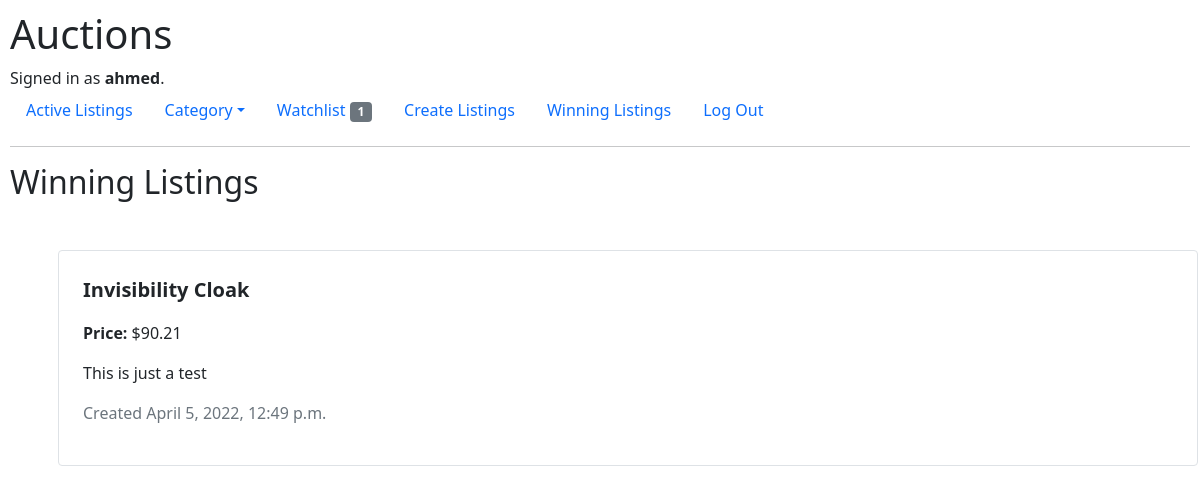
The app's page /winning_listings/ (signed in), older data.
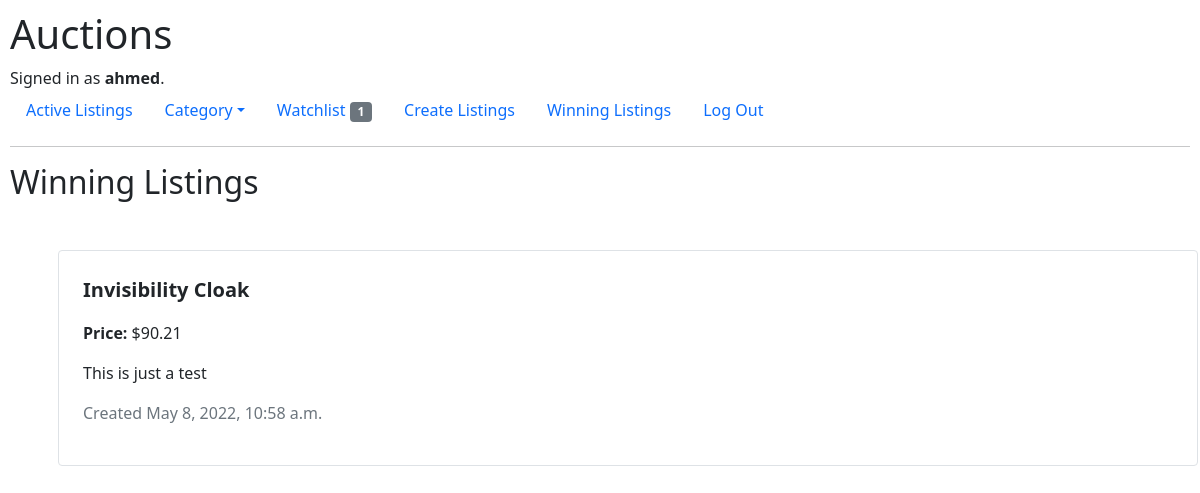
The same page, newer data.
### auctions/models.py (models this page shows, shortened)
class ListingBids(models.Model):
    class ListingStatus(models.TextChoices):
        WON = 'Won'
        LOST = 'Lost'
        ACTIVE = 'Active'
    class ErrorMessages:
        BID_PRICE_ERROR = 'Starting bid should be greater than the final bid'
    user = models.ForeignKey(User, on_delete=models.CASCADE)
    listing = models.ForeignKey(AuctionListings, on_delete=models.CASCADE, related_name='auction_listings')
    bid_price = models.FloatField()
    listing_status = models.CharField(max_length=len(ListingStatus.ACTIVE), choices=ListingStatus.choices,
                                      default=ListingStatus.ACTIVE)

class AuctionListings(models.Model):
    class Category(models.TextChoices):
        FASHION = 'Fashion'
        TOYS = 'Toys'
        ELECTRONICS = 'Electronics'
        HOME = 'Home'
        WOMEN = 'Women'
        MEN = 'Men'
    class Status(models.TextChoices):
        ACTIVE = 'Active'
        INACTIVE = 'Inactive'
    class ErrorMessages:
        STARTING_BID = 'Starting bid should be 0 or greater'
    title = models.CharField(max_length=32, unique=True)
    description = models.CharField(max_length=256)
    starting_bid = models.FloatField(validators=[MinValueValidator(0, message=ErrorMessages.STARTING_BID)],
                                     default=0.0)
    final_bid = models.FloatField()
    category = models.CharField(max_length=len(Category.ELECTRONICS), choices=Category.choices,
                                default=Category.FASHION)
    image_url = models.URLField(max_length=256, null=True, blank=True)
    status = models.CharField(max_length=len(Status.INACTIVE), choices=Status.choices, default=Status.ACTIVE)
    date_created = models.DateTimeField(auto_now=True)
    user = models.ForeignKey(User, on_delete=models.CASCADE, related_name='user')

### auctions/views.py (the view)
# urls.py: path("winning_listings/", views.winning_listings, name="winning_listings"),
@login_required
def winning_listings(request):
    wins = ListingBids.objects.filter(user_id=request.user.id, listing_status='Won')
    context = {'wins': wins, **common_context(request)}
    return render(request, 'auctions/winning_listings.html', context)

### auctions/views.py (called while the page is built)
def common_context(request):
    choices = AuctionListings.Category
    number_of_lists = Watchlist.objects.filter(user_id=request.user.id, watchlist__status='Active')
    context = {'number_of_lists': len(number_of_lists), 'choices': choices}
    return context

### auctions/templates/auctions/winning_listings.html (shortened to what this page needs)
{% extends 'auctions/index.html' %}
{% block body %}
    <h2>Winning Listings</h2>
    {% for win in wins %}
        <div class="container border rounded m-5 p-4">
            <p class="fw-bolder fs-5">{{ win.listing.title }}</p>
            <p class="fs-6"><strong>Price: </strong>${{ win.listing.final_bid|floatformat:2 }}</p>
            <p class="fs-6">{{ win.listing.description }}</p>
            <p class="text-muted fs-6">Created {{ win.listing.date_created }}</p>
        </div>
    {% empty %}
        <div class="container">
            <p class="fs-5 mt-5">You didn't win any listing</p>
        </div>
    {% endfor %}
{% endblock %}

Row changes from the older to the newer data that the page shows:
changed through a linked row, ListingBids "Invisibility Cloak": listing.date_created "April 5, 2022, 12:49 p.m." → "May 8, 2022, 10:58 a.m."
